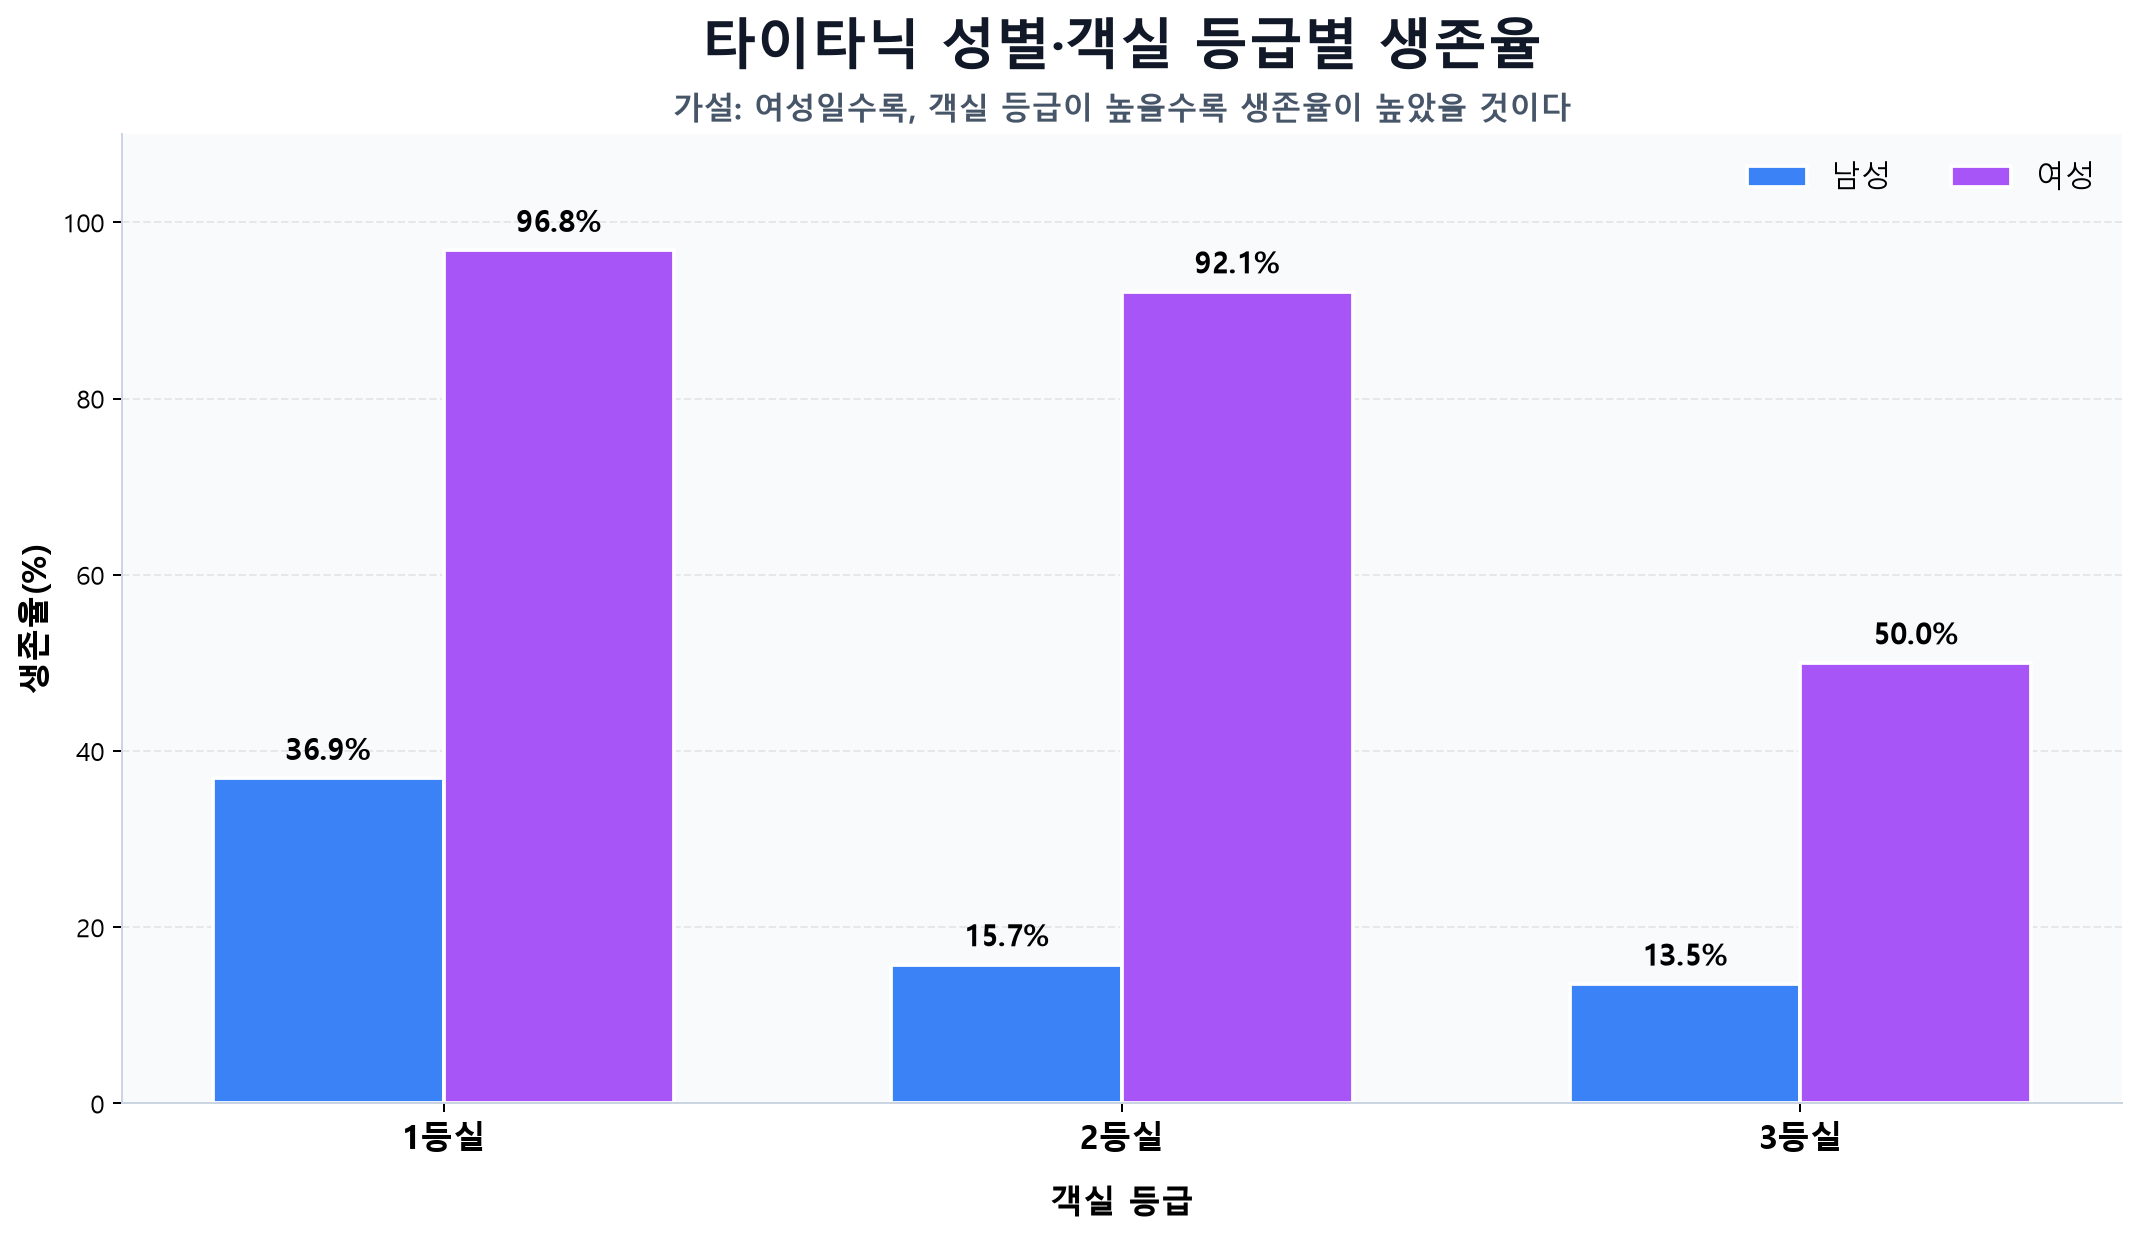

The script that saved this image:
from pathlib import Path

import matplotlib.pyplot as plt
import numpy as np
import pandas as pd


BASE_DIR = Path(__file__).resolve().parent
CSV_PATH = BASE_DIR / "titanic.csv"
OUTPUT_PATH = BASE_DIR / "성별_객실등급별_생존율_막대그래프.png"


def main() -> None:
    data = pd.read_csv(CSV_PATH)

    plt.rcParams["font.family"] = "Malgun Gothic"
    plt.rcParams["axes.unicode_minus"] = False

    classes = [1, 2, 3]
    class_labels = ["1등실", "2등실", "3등실"]
    male_rates = [
        data.loc[(data["Sex"] == "male") & (data["Pclass"] == pclass), "Survived"].mean() * 100
        for pclass in classes
    ]
    female_rates = [
        data.loc[(data["Sex"] == "female") & (data["Pclass"] == pclass), "Survived"].mean() * 100
        for pclass in classes
    ]

    x = np.arange(len(classes))
    width = 0.34
    male_color = "#3B82F6"
    female_color = "#A855F7"

    fig, ax = plt.subplots(figsize=(12, 7), facecolor="white")
    ax.set_facecolor("#F8FAFC")

    male_bars = ax.bar(
        x - width / 2,
        male_rates,
        width,
        label="남성",
        color=male_color,
        edgecolor="white",
        linewidth=1.5,
    )
    female_bars = ax.bar(
        x + width / 2,
        female_rates,
        width,
        label="여성",
        color=female_color,
        edgecolor="white",
        linewidth=1.5,
    )

    ax.bar_label(male_bars, fmt="%.1f%%", padding=5, fontsize=12, weight="bold")
    ax.bar_label(female_bars, fmt="%.1f%%", padding=5, fontsize=12, weight="bold")

    ax.set_title(
        "타이타닉 성별·객실 등급별 생존율",
        fontsize=22,
        weight="bold",
        color="#111827",
        pad=28,
    )
    ax.text(
        0.5,
        1.015,
        "가설: 여성일수록, 객실 등급이 높을수록 생존율이 높았을 것이다",
        transform=ax.transAxes,
        ha="center",
        fontsize=12.5,
        color="#475569",
        weight="bold",
    )
    ax.set_ylabel("생존율(%)", fontsize=13, weight="bold")
    ax.set_xlabel("객실 등급", fontsize=13, weight="bold", labelpad=12)
    ax.set_xticks(x, class_labels, fontsize=13, weight="bold")
    ax.set_ylim(0, 110)
    ax.set_yticks(np.arange(0, 101, 20))
    ax.grid(axis="y", linestyle="--", alpha=0.25)
    ax.set_axisbelow(True)

    for side in ["top", "right"]:
        ax.spines[side].set_visible(False)
    ax.spines["left"].set_color("#CBD5E1")
    ax.spines["bottom"].set_color("#CBD5E1")

    ax.legend(
        loc="upper right",
        frameon=False,
        fontsize=12,
        ncol=2,
    )

    fig.tight_layout()
    fig.savefig(OUTPUT_PATH, dpi=180, bbox_inches="tight")
    plt.close(fig)

    print(f"막대그래프를 저장했습니다: {OUTPUT_PATH}")


if __name__ == "__main__":
    main()
